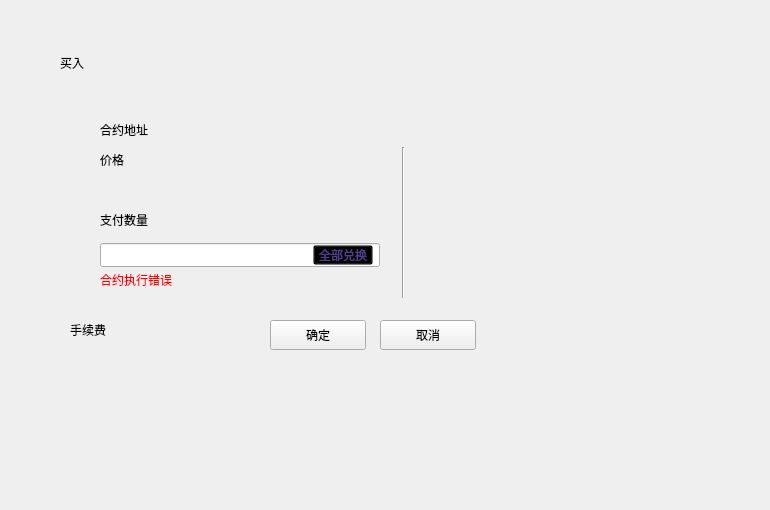
<?xml version="1.0" encoding="UTF-8"?>
<ui version="4.0">
 <class>BuyOrderWidget</class>
 <widget class="QWidget" name="BuyOrderWidget">
  <property name="geometry">
   <rect>
    <x>0</x>
    <y>0</y>
    <width>770</width>
    <height>510</height>
   </rect>
  </property>
  <property name="font">
   <font>
    <family>微软雅黑</family>
   </font>
  </property>
  <property name="windowTitle">
   <string>Form</string>
  </property>
  <widget class="QLabel" name="label_5">
   <property name="geometry">
    <rect>
     <x>60</x>
     <y>50</y>
     <width>120</width>
     <height>26</height>
    </rect>
   </property>
   <property name="styleSheet">
    <string notr="true">font: 19px &quot;微软雅黑&quot;;</string>
   </property>
   <property name="text">
    <string>买入</string>
   </property>
  </widget>
  <widget class="QWidget" name="widget" native="true">
   <property name="geometry">
    <rect>
     <x>50</x>
     <y>100</y>
     <width>670</width>
     <height>280</height>
    </rect>
   </property>
   <widget class="QLabel" name="priceLabel2">
    <property name="geometry">
     <rect>
      <x>50</x>
      <y>50</y>
      <width>100</width>
      <height>20</height>
     </rect>
    </property>
    <property name="text">
     <string>价格</string>
    </property>
   </widget>
   <widget class="QLabel" name="priceLabel">
    <property name="geometry">
     <rect>
      <x>50</x>
      <y>80</y>
      <width>200</width>
      <height>20</height>
     </rect>
    </property>
    <property name="text">
     <string/>
    </property>
   </widget>
   <widget class="QLineEdit" name="amountLineEdit">
    <property name="geometry">
     <rect>
      <x>50</x>
      <y>143</y>
      <width>280</width>
      <height>24</height>
     </rect>
    </property>
   </widget>
   <widget class="QToolButton" name="cancelBtn">
    <property name="geometry">
     <rect>
      <x>330</x>
      <y>220</y>
      <width>96</width>
      <height>30</height>
     </rect>
    </property>
    <property name="cursor">
     <cursorShape>PointingHandCursor</cursorShape>
    </property>
    <property name="styleSheet">
     <string notr="true"/>
    </property>
    <property name="text">
     <string>取消</string>
    </property>
   </widget>
   <widget class="QToolButton" name="allBtn">
    <property name="geometry">
     <rect>
      <x>263</x>
      <y>145</y>
      <width>60</width>
      <height>20</height>
     </rect>
    </property>
    <property name="cursor">
     <cursorShape>PointingHandCursor</cursorShape>
    </property>
    <property name="styleSheet">
     <string notr="true">background:transparent;
color: rgb(83,61,138);
font: 11px &quot;微软雅黑&quot;;</string>
    </property>
    <property name="text">
     <string>全部兑换</string>
    </property>
   </widget>
   <widget class="QLabel" name="label_2">
    <property name="geometry">
     <rect>
      <x>50</x>
      <y>110</y>
      <width>100</width>
      <height>20</height>
     </rect>
    </property>
    <property name="text">
     <string>支付数量</string>
    </property>
   </widget>
   <widget class="QLabel" name="label">
    <property name="geometry">
     <rect>
      <x>20</x>
      <y>220</y>
      <width>100</width>
      <height>20</height>
     </rect>
    </property>
    <property name="text">
     <string>手续费</string>
    </property>
   </widget>
   <widget class="QToolButton" name="okBtn">
    <property name="geometry">
     <rect>
      <x>220</x>
      <y>220</y>
      <width>96</width>
      <height>30</height>
     </rect>
    </property>
    <property name="cursor">
     <cursorShape>PointingHandCursor</cursorShape>
    </property>
    <property name="styleSheet">
     <string notr="true"/>
    </property>
    <property name="text">
     <string>确定</string>
    </property>
   </widget>
   <widget class="QLabel" name="label_7">
    <property name="geometry">
     <rect>
      <x>50</x>
      <y>20</y>
      <width>100</width>
      <height>20</height>
     </rect>
    </property>
    <property name="text">
     <string>合约地址</string>
    </property>
   </widget>
   <widget class="QLabel" name="contractAddressLabel">
    <property name="geometry">
     <rect>
      <x>160</x>
      <y>20</y>
      <width>300</width>
      <height>20</height>
     </rect>
    </property>
    <property name="text">
     <string/>
    </property>
    <property name="textInteractionFlags">
     <set>Qt::LinksAccessibleByMouse|Qt::TextSelectableByMouse</set>
    </property>
   </widget>
   <widget class="QLabel" name="feeLabel">
    <property name="geometry">
     <rect>
      <x>20</x>
      <y>250</y>
      <width>200</width>
      <height>20</height>
     </rect>
    </property>
    <property name="text">
     <string/>
    </property>
   </widget>
   <widget class="QStackedWidget" name="stackedWidget">
    <property name="geometry">
     <rect>
      <x>380</x>
      <y>47</y>
      <width>201</width>
      <height>145</height>
     </rect>
    </property>
   </widget>
   <widget class="Line" name="line">
    <property name="geometry">
     <rect>
      <x>343</x>
      <y>47</y>
      <width>20</width>
      <height>151</height>
     </rect>
    </property>
    <property name="orientation">
     <enum>Qt::Vertical</enum>
    </property>
   </widget>
   <widget class="QLabel" name="tipLabel">
    <property name="geometry">
     <rect>
      <x>50</x>
      <y>170</y>
      <width>161</width>
      <height>20</height>
     </rect>
    </property>
    <property name="cursor">
     <cursorShape>ArrowCursor</cursorShape>
    </property>
    <property name="styleSheet">
     <string notr="true">color: rgb(255, 0, 0);</string>
    </property>
    <property name="text">
     <string>合约执行错误</string>
    </property>
   </widget>
  </widget>
  <zorder>widget</zorder>
  <zorder>label_5</zorder>
 </widget>
 <resources/>
 <connections/>
</ui>
